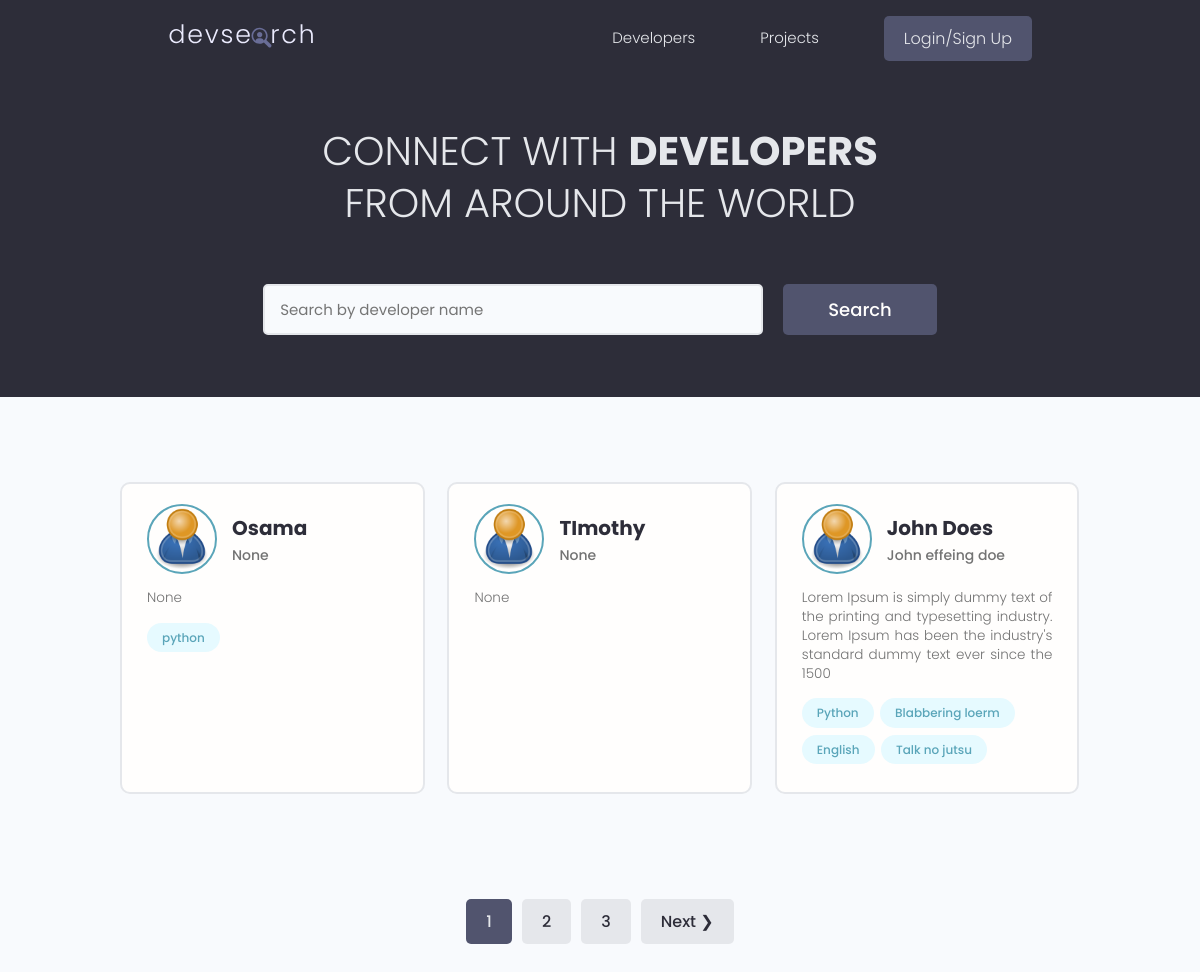
The page / on the database its author committed.
### users/models.py (models this page shows, shortened)
class Profile(models.Model):
    user= models.OneToOneField(
        User,on_delete=models.CASCADE, null=True,blank=True
    ) # creating one to one relationship with User default model of django
    name=models.CharField(max_length=200,blank=True,null=True)
    username=models.CharField(max_length=200,blank=True,null=True)
    location=models.CharField(max_length=200,blank=True,null=True)
    email=models.EmailField(max_length=500,blank=True,null=True)
    short_intro=models.CharField(max_length=200,blank=True,null=True)
    bio=models.TextField(blank=True,null=True)
    profile_image=models.ImageField(
        null=True,blank=True,upload_to="profiles/",default="profiles/user-default.png"
    )
    social_github = models.CharField(max_length=200,blank=True,null=True)
    social_twitter = models.CharField(max_length=200,blank=True,null=True)
    social_linkedin = models.CharField(max_length=200,blank=True,null=True)
    social_youtube = models.CharField(max_length=200,blank=True,null=True)
    social_website = models.CharField(max_length=200,blank=True,null=True)
    created= models.DateTimeField(auto_now_add=True) # auto_now_add adds timestamp automatically as model instance is created
    id= models.UUIDField(default=uuid.uuid4,unique=True,primary_key=True,editable=False) # UUID 16 character unique ids

class Skill(models.Model):
    owner=models.ForeignKey(Profile,on_delete=models.CASCADE,null=True,blank=True)
    name=models.CharField(max_length=200,blank=True,null=True)
    description=models.TextField(null=True,blank=True)
    created= models.DateTimeField(auto_now_add=True,editable=False) # auto_now_add adds timestamp automatically as model instance is created
    id=models.UUIDField(default=uuid.uuid4,unique=True,primary_key=True,editable=False)
    def __str__(self):
        return self.name

### users/views.py (the view)
# urls.py: path('',views.profiles,name='profiles'),
def profiles(request):
    profiles,search_query = searchProfiles(request)
    custom_range,profiles = paginateProfiles(request,profiles,3)
    context={'profiles':profiles,"custom_range":custom_range} # custom_range for pagination
    return render(request,'users/profiles.html',context) # context needs to be passed here so it can be used in other html templates

### users/utils.py (called while the page is built)
def searchProfiles(request):
    search_query = ''
    if request.GET.get('search_query'):
        search_query = request.GET.get('search_query')
    print(f"request: {request} GET: {request.GET} .get: {request.GET.get('search_query')} ")
    print("SEARCH:",search_query)
    skills = Skill.objects.filter(name__icontains=search_query)
    profiles= Profile.objects.distinct().filter(Q(name__icontains=search_query) |  # adding distinct to avoid duplication issue due to skill__in
    Q(short_intro__icontains = search_query) |
    Q(skill__in=skills) # check if skill in skill list, however this creates issue where you see duplicates even before searching because there are multiple skills
    ) # icontains will basically make it not case sensitve
    return profiles,search_query

### users/templates/users/profiles.html (shortened to what this page needs)
{% extends "main.html" %}
{% block content %}
  <main class="home">
    <section class="hero-section text-center">
      <div class="container container--narrow">
        <div class="hero-section__box">
          <h2>CONNECT WITH <span>DEVELOPERS</span></h2>
          <h2>FROM AROUND THE WORLD</h2>
        </div>
        <div class="hero-section__search">
          <form id="seachForm" class="form" action="{% url 'profiles' %}" method="get">
            <div class="form__field">
              <input class="input input--text" id="formInput#search" type="text" name="search_query"
                placeholder="Search by developer name" />
            </div>
            <input class="btn btn--sub btn--lg" type="submit" value="Search" />
          </form>
        </div>
      </div>
    </section>
    <section class="devlist">
      <div class="container">
        <div class="grid grid--three">
          {%for profile in profiles%}
            <div class="column card">
                <div class="dev">
                <a href="{%url 'user-profile' profile.id %}" class="card__body">
                    <div class="dev__profile">
                    <img class="avatar avatar--md" src="{{ profile.profile_image.url }}" alt="image" />
                    <div class="dev__meta">
                        <h3>{{profile.name}}</h3>
                        <h5>{{profile.short_intro}}</h5>
                    </div>
                    </div>
                    <p class="dev__info">{{profile.bio|slice:"150"}}</p>
                    <div class="dev__skills">
                    {% for skill in profile.skill_set.all|slice:'5' %}
                      <span class="tag tag--pill tag--main">
                        <small>{{skill}}</small>
                    </span>
                    {%endfor%}
                    </div>
                </a>
                </div>
            </div>
          {%endfor%}
        </div>
      </div>
    </section>
    {% include "pagination.html" with queryset=profiles custom_range=custom_range %}
  </main>
{% endblock %}

### static/styles/app.css (style rules this page uses)
:root { --color-sub: #2d2d39; }
.btn--sub { background-color: var(--color-sub-light); }
.card { border: 2px solid var(--color-light); }
img { width: 100%; }
.hero-section { height: 40vh; display: flex; align-items: center; background-color: var(--color-sub); }
.hero-section__box { margin-bottom: 4rem; }
.hero-section__box > h2, .hero-section__box > h2 > span { font-size: 4rem; color: var(--color-light); line-height: 1.3; text-transform: uppercase; }
.hero-section__box > h2 { font-weight: 300; }
.hero-section__box > h2 > span { font-weight: 700; }
.hero-section__search > .form { display: flex; align-items: center; justify-content: center; gap: 2rem; }
.hero-section__search > .form input.input--text { width: 50rem; }
.devlist { margin-top: 8rem; }
.devlist .grid { align-items: stretch; }
.devlist .dev .dev__profile { display: flex; align-items: center; gap: 1.5rem; }
.devlist .dev .dev__meta h3 { color: var(--color-sub); font-size: 2rem; font-weight: 700; }
.devlist .dev .dev__meta h5 { color: var(--color-text); font-size: 1.4rem; font-weight: 500; }
.devlist .dev .dev__info { margin: 1.5rem 0; font-size: 1.35rem; line-height: 1.4; text-align: justify; }

### static/uikit/styles/modules/_variables.css (style rules this page uses)
:root { --color-main: #5aa5b9; --color-main-light: #e6faff; --color-sub: #3f4156; --color-sub-light: #51546e; --color-sub-lighter: #ededfd; --color-text: #737373; --color-gray: #8b8b8b; --color-light: #e5e7eb; --color-light-gray: #767676; --color-bg: #f8fafd; --color-white: #fffefd; --color-white-light: #f3f3f3; --color-success: #359e64; --color-success-bg: #def8e8; --color-error: #fc4b0b; --color-error-bg: #fff2ee; --font-base: 'Poppins', arial, helvetica, 'Segoe UI', roboto, ubuntu, sans-serif; --font-monospace: 'Fira Code', 'Courier New', courier, monospace; --font-regular: 300; --font-medium: 500; --font-bold: 700; --generic-shadow: 1px 1px 5px #00000010; --generic-transition: all 0.3s ease-in-out; }

### static/uikit/styles/modules/_base.css (style rules this page uses)
* { margin: 0; padding: 0; box-sizing: border-box; text-rendering: optimizeLegibility; color: inherit; font-size: inherit; }
html { font-size: 50%; }
@media only screen and (min-width: 480px) { html { font-size: 56.25%; } }
@media only screen and (min-width: 1200px) { html { font-size: 62.5%; } }
body { line-height: 1.6; font-weight: 400; font-size: 1.5rem; color: var(--color-text); background-color: var(--color-bg); min-height: 100vh; }

### static/uikit/styles/modules/_typography.css (style rules this page uses)
* { font-family: var(--font-base); }
h2 { font-size: 3.6rem; font-weight: var(--font-bold); }
h3 { font-size: 3.2rem; font-weight: var(--font-medium); }
h5 { font-size: 2.4rem; font-weight: var(--font-medium); }
h5, h6 { font-weight: var(--font-regular); }
p, span, strong { font-size: 1.6rem; color: var(--color-text); font-weight: var(--font-regular); }
a { padding-bottom: 2px; text-decoration: none; display: inline-block; color: var(--color-main); font-weight: var(--font-medium); }

### static/uikit/styles/modules/_utilities.css (style rules this page uses)
.container { width: 92%; max-width: 165rem; margin: 0 auto; box-sizing: border-box; }
.container--narrow { width: 92%; max-width: 120rem; }
@media screen and (min-width: 1000px) { .container { width: 90%; } }
@media screen and (min-width: 1000px) { .container--narrow { width: 85%; } }
@media screen and (min-width: 1200px) { .container { width: 80%; } }
@media screen and (min-width: 1200px) { .container--narrow { width: 72%; } }
.text-center { text-align: center; }

### static/uikit/styles/modules/_avatar.css (style rules this page uses)
.avatar { border-radius: 50%; border: 2px solid var(--color-main); object-fit: cover; }
.avatar--md { height: 7rem; width: 7rem; }

### static/uikit/styles/modules/_button.css (style rules this page uses)
.btn { display: inline-block; position: relative; cursor: pointer; background-color: var(--color-light); font-weight: var(--font-medium); color: var(--color-sub); text-decoration: none; padding: 1rem 2rem; border-radius: 0.5rem; border: none; width: -webkit-fit-content; width: -moz-fit-content; width: fit-content; height: -webkit-fit-content; height: -moz-fit-content; height: fit-content; font-size: 1.6rem; outline-width: 0; outline-color: transparent; -webkit-backface-visibility: hidden; backface-visibility: hidden; transition: all 0.3s ease-in-out; }
.btn--sub { background-color: var(--color-sub); color: var(--color-white); }
.btn--lg { font-size: 1.8rem; padding: 1.2rem 4.5rem; }

### static/uikit/styles/modules/_card.css (style rules this page uses)
.card { border-radius: 1rem; background-color: var(--color-white); border: 1.5px solid var(--color-light); width: auto; height: auto; margin-top: 0.5rem; margin-bottom: 0.5rem; overflow: hidden; }
.card__body, .card__header { padding: 2rem 2.5rem; }

### rows shown on the page
Profile: profile_image (placeholder picture), name "Osama", short_intro "None", bio "None"
Skill: name "python"
Profile: profile_image (placeholder picture), name "TImothy", short_intro "None", bio "None"
Profile: profile_image (placeholder picture), name "John Does", short_intro "John effeing doe", bio "Lorem Ipsum is simply dummy text of the printing and typesetting industry. Lorem Ipsum has been the industry's standard dummy text ever since the 1500"
Skill: name "Python"
Skill: name "Blabbering loerm"
Skill: name "English"
Skill: name "Talk no jutsu"

### other values the page prints
{{ page }} "1"
{{ page }} "2" "3"
